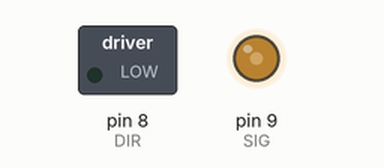
Simulated run of this sketch. Board: Arduino Uno, built with avr-gcc and run on an emulated ATmega328P. Shown: switched loads named in the sketch (green lamp = pin HIGH), output pins drawn as LEDs (lit = HIGH).

Above: at 0.1 s.
Timing chart, 0 to 1.6 s (numbered marks = the images above):
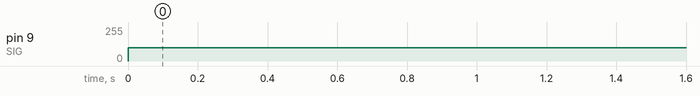

The sketch:

ngt_dc3v_fan.ino
```cpp
// Faya-Nugget Sample Code
// Date: 2015/01/28
// Module Name: 3V DC Motor
// Module Number: #ngt-mt-dc3v-1A
// Description: Using Arduino code to control DC motor.

// Wiring: Module Pin ==> Arduino Pin
//                SIG ==> D9
//                DIR ==> D8

//define pins
int SIG = 9;
int DIR = 8;

void setup()
{
  // initialize the digital pin as an output.
  pinMode(SIG,OUTPUT);
  pinMode(DIR,OUTPUT);

  //reset pin function.
  PinRester();
}

void loop()
{
  analogWrite(SIG,100);    //control motor speed, pwm = 0~255
  digitalWrite(DIR,LOW);   //LOW = Clockwise, HIGH = CounterClockwise
}

void PinRester()
{
  digitalWrite(SIG,LOW);
  digitalWrite(DIR,LOW);

}
```

Measured:
- by itself, pin 9 (SIG): 0/255 → 100/255 at 0.00 s
